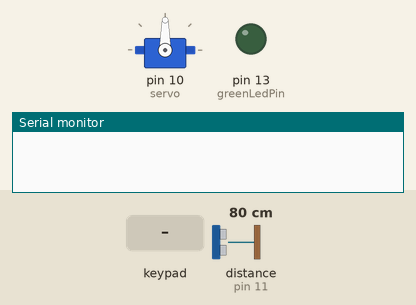
Recording of a sketch running on a simulated Arduino Uno, built with avr-gcc and run on an emulated ATmega328P. Shown: servo, output pins drawn as LEDs (lit = HIGH), the last lines printed to the serial monitor. Dashed ring = blinking. The inputs (shaded band) are chosen by the test bench; at power-on: distance to the obstacle (sensor on pin 11) 80 cm. The echo pulse lasts 58.3 µs per cm.

Above: at 1.2 s.
1.3 s: keypad keys 9 8 7 6 pressed 0.4 s apart
At 2.4 s:
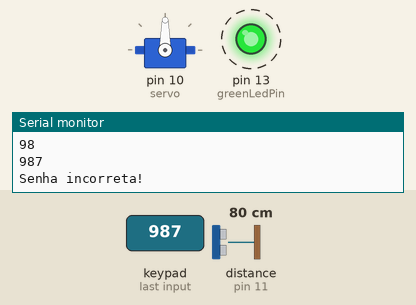
5.9 s: key '*' pressed
8.8 s: key '1' pressed
At 9.2 s:
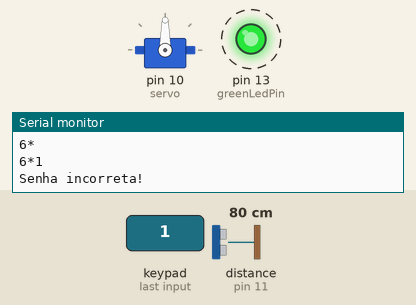
11.8 s: keypad keys 1 2 3 pressed 0.4 s apart
At 14.6 s:
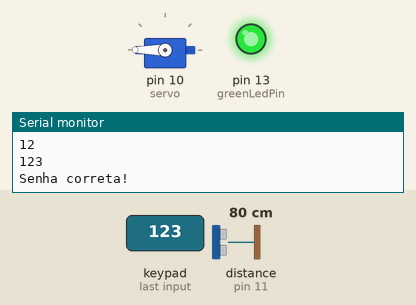
15.6 s: key '#' pressed
Timing chart, 0 to 20.7 s (numbered marks = the images above; inputs shaded):
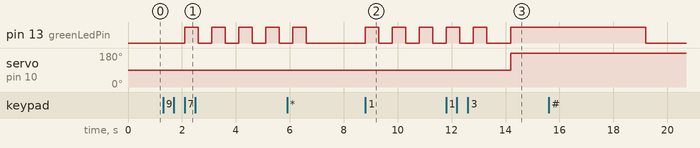

The sketch:

Tranca.ino
```cpp
#include <Keypad.h>
#include <Servo.h>
#include <Ultrasonic.h>

const byte ROW_NUM = 4;
const byte COL_NUM = 4;

const char TECLAS_MATRIZ[ROW_NUM][COL_NUM] = {
  {'1', '2', '3', '*'},
  {'4', '5', '6', '0'},
  {'7', '8', '9', '#'},
  {'A', 'B', 'C', 'D'}
};

const byte pin_rows[ROW_NUM] = {9, 8, 7, 6};
const byte pin_column[COL_NUM] = {5, 4, 3, 2};

Keypad keypad = Keypad(makeKeymap(TECLAS_MATRIZ), pin_rows, pin_column, ROW_NUM, COL_NUM);

Servo servo;
String password = "";
String correctPassword = "123";


const int trigPin = 12;
const int echoPin = 11;

Ultrasonic ultrasonic(trigPin, echoPin);

bool doorClosed = false;


const int greenLedPin = 13;


const int maxAttempts = 3;
int attempts = 0;

void setup() {
  servo.attach(10);
  pinMode(greenLedPin, OUTPUT);
  Serial.begin(9600);
}

void loop() {
 char key = keypad.getKey();

 if (key) {
   password += key;
   Serial.println(password);


   if (password == correctPassword) {
     Serial.println("Senha correta!");
     digitalWrite(greenLedPin, HIGH);
     servo.write(180);
     password = "";
     doorClosed = false;
     attempts = 0;
     delay(5000);
     digitalWrite(greenLedPin, LOW);
   } else if (password.length() >= correctPassword.length() && password != correctPassword) {
     attempts++;
     if (attempts >= maxAttempts) {
       Serial.println("Número máximo de tentativas atingido. Aguarde antes de tentar novamente.");
       delay(60000);
       attempts = 0;
     } else {
       Serial.println("Senha incorreta!");
       for(int i=0; i<5; i++){
         digitalWrite(greenLedPin, HIGH);
         delay(500);
         digitalWrite(greenLedPin, LOW);
         delay(500);
       }
     }
     password = "";
   }
 }

 long distance = ultrasonic.read();

 if (!doorClosed && distance < 15) {
   delay(5000);
   servo.write(90);
   doorClosed = true;
}
}
```

Measured:
- after the input at 1.3 s, pin 13 (greenLedPin): alternates HIGH for 0.50 s and LOW for 0.50 s, starting after 0.81 s
- after the input at 8.8 s, pin 13 (greenLedPin): alternates HIGH for 0.50 s and LOW for 0.50 s, starting at once
- after the input at 11.8 s, servo on pin 10 (servo): 90° → 180° after 2.4 s
